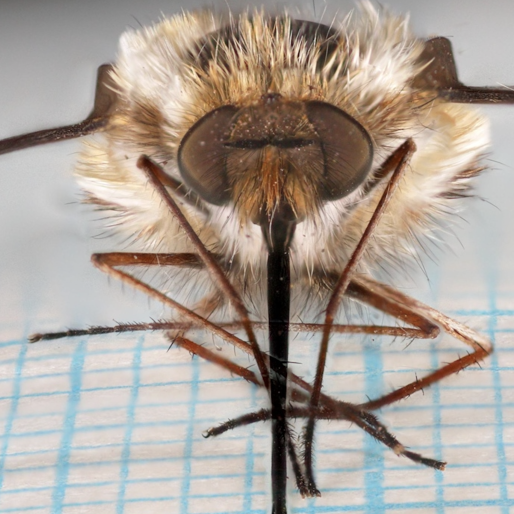
#> input picture Preprocessing/HOG_SVM/datasets/cropped/insect/Fly/Screenshot 2019-04-03 at 11.37.31.png, 1028 x 1028 px (shown at 1/2 size)
$ jupyter execute --allow-errors feature_sourcer_test.ipynb   (shell and % lines are left out)   (older library calls are emulated)
#> lines starting #> are read from the running program, lines starting #| are printed output that depends on the picture
### Preprocessing/vehicle-tracking-2-master/helpers.py
import cv2
import matplotlib.pyplot as plt


def convert(frame, src_model="rgb", dest_model="hls"):
    if src_model == "rgb" and dest_model == "hsv":
        frame = cv2.cvtColor(frame, cv2.COLOR_RGB2HSV)
    elif src_model == "rgb" and dest_model == "hls":
        frame = cv2.cvtColor(frame, cv2.COLOR_RGB2HLS)
    elif src_model == "rgb" and dest_model == "yuv":
        frame = cv2.cvtColor(frame, cv2.COLOR_RGB2YUV)
    elif src_model == "rgb" and dest_model == "ycrcb":
        frame = cv2.cvtColor(frame, cv2.COLOR_RGB2YCR_CB)
    elif src_model == "hsv" and dest_model == "rgb":
        frame = cv2.cvtColor(frame, cv2.COLOR_HSV2RGB)
    elif src_model == "hls" and dest_model == "rgb":
        frame = cv2.cvtColor(frame, cv2.COLOR_HLS2RGB)
    elif src_model == "yuv" and dest_model == "yuv":
        frame = cv2.cvtColor(frame, cv2.COLOR_YUV2RGB)
    elif src_model == "ycrcb" and dest_model == "ycrcb":
        frame = cv2.cvtColor(frame, cv2.COLOR_YCR_CB2RGB)
    else:
        raise Exception('ERROR:', 'src_model or dest_model not implemented')

    return frame


def show_images(imgs, per_row=3, per_col=2, W=10, H=5, tdpi=80):
    # fig, ax = plt.subplots(per_col, per_row, figsize=(W, H), dpi=tdpi)
    # ax = ax.ravel()
    #
    # for i in range(len(imgs)):
    #     img = imgs[i]
    #     ax[i].imshow(img)
    #
    # for i in range(per_row * per_col):
    #     ax[i].axis('off')

    for img in imgs:
        plt.imshow(img)
        plt.show()


# [14 lines left out: functions box_boundaries, put_boxes, not called in this run]

### Preprocessing/HOG_SVM/featuresourcer.py
from skimage.feature import hog
import numpy as np
from helpers import convert


class FeatureSourcer:
    # [46 lines left out: functions __init__, hog, new_frame, slice, not called in this run]

    def features(self, frame):
        self.new_frame(frame)
        return self.slice(0, 0, frame.shape[1], frame.shape[0])

    def visualize(self):
        return self.RGB_img, self.hogA_img, self.hogB_img, self.hogC_img

    # [12 lines left out: function pix_to_hog, not called in this run]

### Preprocessing/HOG_SVM/feature_sourcer_test.ipynb
## Imports des modules

[cell 1]
from scipy.misc import imread
import cv2

import matplotlib.pyplot as plt

from helpers import show_images
import featuresourcer

import importlib
importlib.reload(featuresourcer)
FeatureSourcer = featuresourcer.FeatureSourcer

import warnings
warnings.filterwarnings('ignore')

## Initialisation paramètres

[cell 2]
sourcer_params = {
  'color_model': 'ycrcb',              # hls, hsv, yuv, ycrcb
  'bounding_box_size': 64,             #
  'number_of_orientations': 12,        # 6 - 12
  'pixels_per_cell': 8,                # 8, 16
  'cells_per_block': 1,                # 1, 2
}

[cell 3]
sourcer = FeatureSourcer(sourcer_params)

## Calcul des features HOG

#> (a cell that did not finish here is left out)

[cell 5]
start_frame = imread("datasets/cropped/insect/Fly/Screenshot 2019-04-03 at 11.37.31.png")
#> start_frame is the input picture: shape (1028, 1028, 4); mean R, G, B, A 171.6, 161.5, 152.7, 255
shape = start_frame.shape[:][:]
#> shape = (1028, 1028, 4)
rapport = max(shape) // 128
#> rapport = 8
start_frame = cv2.resize(start_frame, (shape[0] // rapport, shape[1] // rapport))
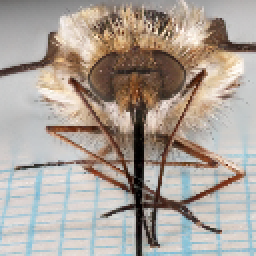
#> start_frame: shape (128, 128, 4) (shown 2 times larger); mean R, G, B, A 171.5, 161.4, 152.6, 255

f = sourcer.features(start_frame)
#> in convert, `frame = cv2.cvtColor(frame, cv2.COLOR_RGB2YCR_CB)`: frame: shape (128, 128, 3); mean of channels 0, 1, 2 163.4, 133.8, 121.9
#> in hog, `features, hog_img = hog(channel, orientations=self.ori, pixels_per_cel..`:
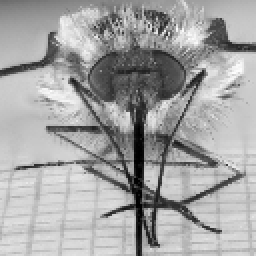
#> channel: shape (128, 128) (shown 2 times larger); min 0, max 253, mean 163.4
#> in hog (call 2), `features, hog_img = hog(channel, orientations=self.ori, pixels_per_cel..`:
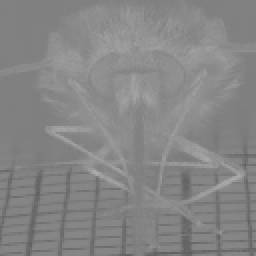
#> channel: shape (128, 128) (shown 2 times larger); min 95, max 171, mean 133.8
#> in hog (call 3), `features, hog_img = hog(channel, orientations=self.ori, pixels_per_cel..`:
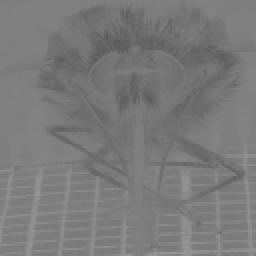
#> channel: shape (128, 128) (shown 2 times larger); min 89, max 151, mean 121.9
#> in slice, `hogA = self.hogA[y_start: y_end, x_start: x_end].ravel()`: hogA = 2700 values, max 0.683 at index 2616, min 0 at index 1, mean 0.249
#> in slice, `hogB = self.hogB[y_start: y_end, x_start: x_end].ravel()`: hogB = 2700 values, max 0.665 at index 2693, min 0 at index 1, mean 0.245
#> in slice, `hogC = self.hogC[y_start: y_end, x_start: x_end].ravel()`: hogC = 2700 values, max 0.667 at index 24, min 0 at index 1, mean 0.246
#> in slice, `hog = np.hstack((hogA, hogB, hogC))`: hog = 8100 values, max 0.683 at index 2616, min 0 at index 1, mean 0.247
#> f has the same summary as hog in slice
print("feature shape:", f.shape)
#| feature shape: (8100,)

rgb_img, a_img, b_img, c_img = sourcer.visualize()
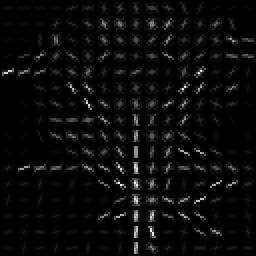
#> a_img: shape (128, 128) float64 (shown 2 times larger); min 0, max 3.79, mean 0.149; drawn with min black and max white
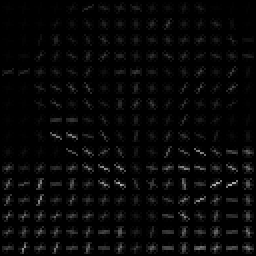
#> b_img: shape (128, 128) float64 (shown 2 times larger); min 0, max 0.711, mean 0.0295
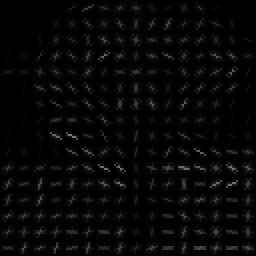
#> c_img: shape (128, 128) float64 (shown 2 times larger); min 0, max 0.49, mean 0.0257
show_images([rgb_img, a_img, b_img, c_img], per_row = 4, per_col = 1, W = 10, H = 2)
#> the loop in show_images, `for img in imgs:` made 4 passes

$ run again, with Preprocessing/HOG_SVM/datasets/cropped/insect/Fly/Screenshot 2019-04-03 at 11.38.28.png copied over Preprocessing/HOG_SVM/datasets/cropped/insect/Fly/Screenshot 2019-04-03 at 11.37.31.png
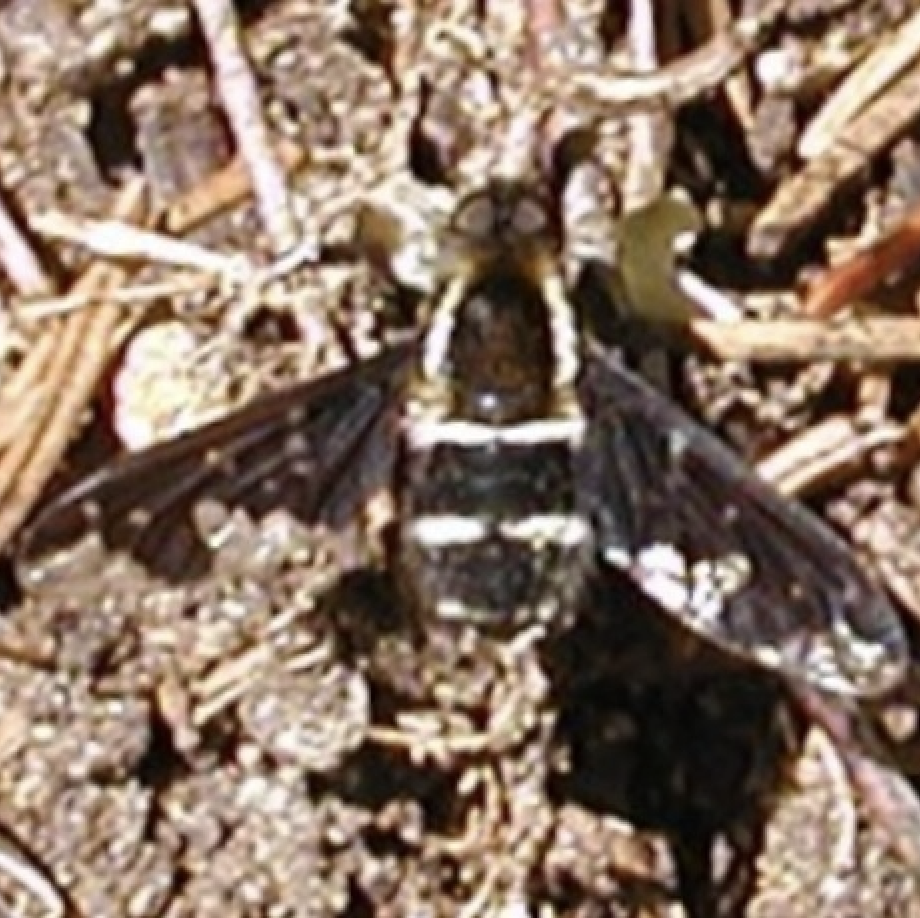
#> input picture Preprocessing/HOG_SVM/datasets/cropped/insect/Fly/Screenshot 2019-04-03 at 11.38.28.png, 920 x 918 px
#> start_frame is the input picture: shape (918, 920, 4); mean R, G, B, A 136.2, 115.4, 100, 255
#> start_frame: shape (131, 131, 4)
#> frame: shape (131, 131, 3); mean of channels 0, 1, 2 119.8, 139.7, 116.8
#> in hog (call 2), `features, hog_img = hog(channel, orientations=self.ori, pixels_per_cel..`:
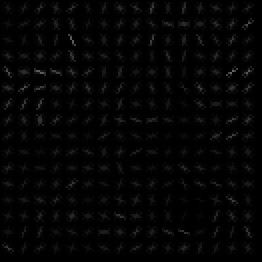
#> hog_img: shape (131, 131) float64 (shown 2 times larger); min 0, max 0.401, mean 0.0175
#> in hog (call 3), `features, hog_img = hog(channel, orientations=self.ori, pixels_per_cel..`:
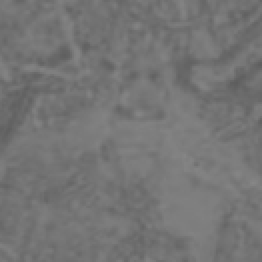
#> channel: shape (131, 131) (shown 2 times larger); min 93, max 135, mean 116.8
#> hogA = 2700 values, max 0.587 at index 1441, min 0 at index 33, mean 0.262
#> hogB = 2700 values, max 0.6 at index 2658, min 0 at index 20, mean 0.258
#> hogC = 2700 values, max 0.528 at index 2658, min 0 at index 11, mean 0.263
#> hog = 8100 values, max 0.6 at index 5358, min 0 at index 33, mean 0.261
#> f has the same summary as hog in slice
#| feature shape: (8100,)
#> the loop in show_images, `for img in imgs:` made 4 passes

$ run again, with Preprocessing/HOG_SVM/datasets/cropped/insect/Fly/Screenshot 2019-04-03 at 11.39.09.png copied over Preprocessing/HOG_SVM/datasets/cropped/insect/Fly/Screenshot 2019-04-03 at 11.37.31.png
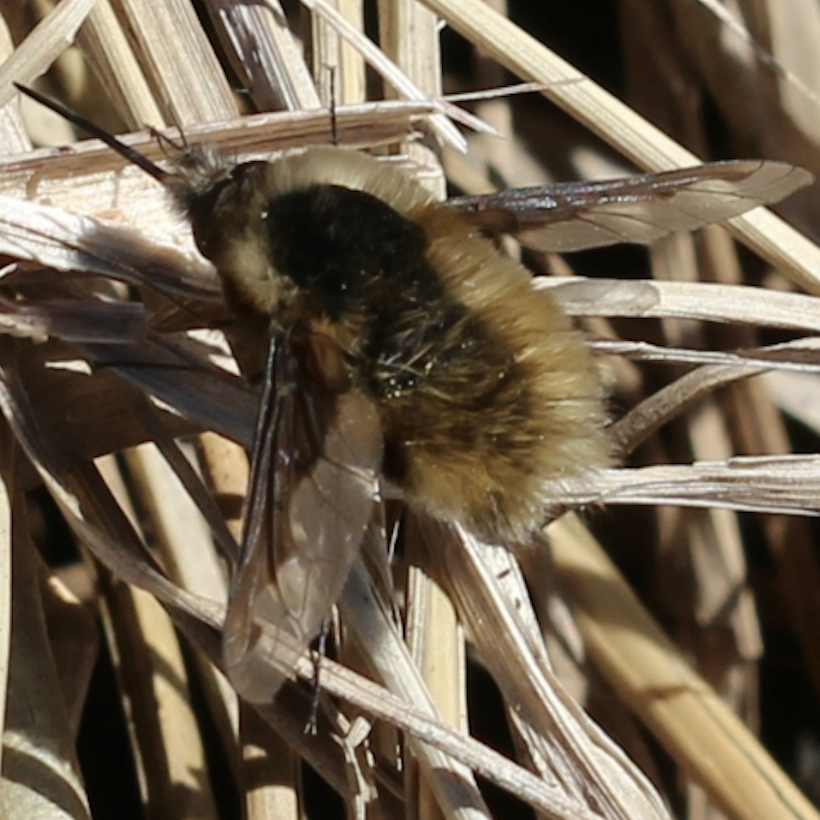
#> input picture Preprocessing/HOG_SVM/datasets/cropped/insect/Fly/Screenshot 2019-04-03 at 11.39.09.png, 820 x 820 px
#> start_frame is the input picture: shape (820, 820, 4); mean R, G, B, A 111.1, 97.4, 78.9, 255
#> start_frame: shape (136, 136, 4)
#> frame: shape (136, 136, 3); mean of channels 0, 1, 2 99.2, 136.4, 116.4
#> in hog (call 2), `features, hog_img = hog(channel, orientations=self.ori, pixels_per_cel..`:
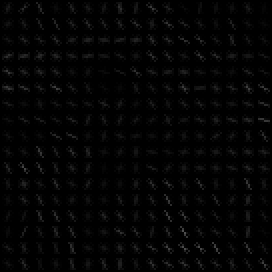
#> hog_img: shape (136, 136) float64 (shown 2 times larger); min 0, max 0.311, mean 0.0158
#> in hog (call 3), `features, hog_img = hog(channel, orientations=self.ori, pixels_per_cel..`:
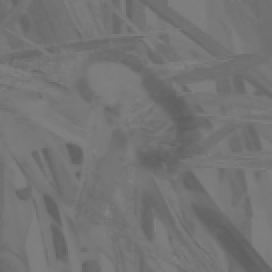
#> channel: shape (136, 136) (shown 2 times larger); min 95, max 132, mean 116.4
#> hogA = 3072 values, max 0.824 at index 2469, min 0 at index 19, mean 0.242
#> hogB = 3072 values, max 0.655 at index 2700, min 0 at index 4, mean 0.248
#> hogC = 3072 values, max 0.767 at index 2469, min 0 at index 17, mean 0.246
#> hog = 9216 values, max 0.824 at index 2469, min 0 at index 19, mean 0.245
#> f has the same summary as hog in slice
#| feature shape: (9216,)
#> the loop in show_images, `for img in imgs:` made 4 passes

$ run again, with Preprocessing/HOG_SVM/datasets/cropped/insect/Fly/Screenshot 2019-04-03 at 11.41.12.png copied over Preprocessing/HOG_SVM/datasets/cropped/insect/Fly/Screenshot 2019-04-03 at 11.37.31.png
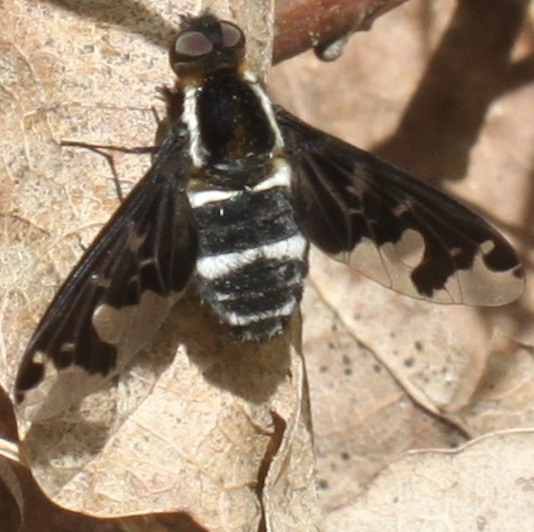
#> input picture Preprocessing/HOG_SVM/datasets/cropped/insect/Fly/Screenshot 2019-04-03 at 11.41.12.png, 534 x 532 px
#> start_frame is the input picture: shape (532, 534, 4); mean R, G, B, A 154.4, 134.9, 113.8, 255
#> start_frame: shape (133, 133, 4)
#> frame: shape (133, 133, 3); mean of channels 0, 1, 2 138.3, 139.5, 114.2
#> in hog (call 3), `features, hog_img = hog(channel, orientations=self.ori, pixels_per_cel..`:
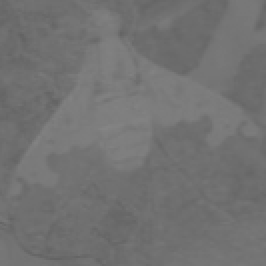
#> channel: shape (133, 133) (shown 2 times larger); min 99, max 132, mean 114.2
#> hogA = 2700 values, max 0.654 at index 1255, min 0 at index 38, mean 0.259
#> hogB = 2700 values, max 0.58 at index 663, min 0 at index 23, mean 0.255
#> hogC = 2700 values, max 0.546 at index 846, min 0 at index 11, mean 0.256
#> hog = 8100 values, max 0.654 at index 1255, min 0 at index 38, mean 0.257
#> f has the same summary as hog in slice
#| feature shape: (8100,)
#> the loop in show_images, `for img in imgs:` made 4 passes
